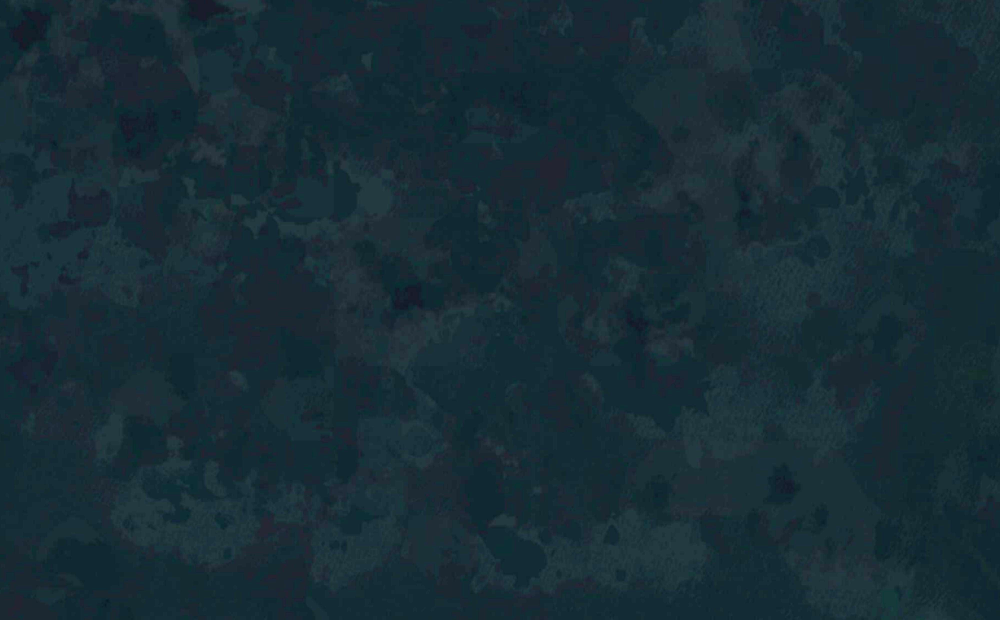
#> input picture antydron/assets/sat-baltica.jpg, 4000 x 2480 px (shown at 1/4 size)
$ python -i fetch_satellite.py   (imports and definitions only)
#> lines starting #> are read from the running program, lines starting #| are printed output that depends on the picture
#!/usr/bin/env python3
"""
Pobiera podkład satelitarny / ortofotomapę dla obiektów demo i zapisuje go tak,
żeby pokrywał się 1:1 z układem współrzędnych mapy (1000 × 620 jednostek, 1 j. = 10 m).

Źródła (w kolejności prób, wszystkie do użycia z podaniem źródła):
  1. GUGiK · ortofotomapa Polski (WMS)   – dane otwarte, najlepsza rozdzielczość dla obiektów lądowych
  2. Esri · World Imagery (REST export)  – podkład globalny, wymaga podania źródła
  3. EOX · Sentinel-2 cloudless (WMS)    – CC BY-SA 4.0, dobry dla obszarów morskich

Użycie:
    python3 tools/fetch_satellite.py              # oba obiekty
    python3 tools/fetch_satellite.py belchatow    # jeden obiekt
    python3 tools/fetch_satellite.py --source esri

Zapisuje: assets/sat-<obiekt>.jpg oraz assets/satellite.json (georeferencja + źródło).

UWAGA: wektorowy plan obiektu w js/data.js jest schematem. Po wstawieniu prawdziwego
zdjęcia trzeba przesunąć bryły, ogrodzenie i sensory tak, by leżały na rzeczywistych
obiektach ze zdjęcia – inaczej warstwa taktyczna nie będzie się zgadzać z podkładem.
Pozycje aktywów i sensorów są w js/data.js (sekcje `geo` i `sensors`).
"""
import json, math, os, sys, urllib.parse, urllib.request

ROOT = os.path.abspath(os.path.join(os.path.dirname(__file__), ".."))
ASSETS = os.path.join(ROOT, "assets")

# środek mapy każdego obiektu (WGS84) – punkt, w którym wypada środek kadru 1000 × 620 jednostek.
# Współrzędne przybliżone; do potwierdzenia z działem majątku / decyzją lokalizacyjną.
SITES = {
    "belchatow": dict(lat=51.2661, lon=19.3306, w=1000, h=620, m_per_unit=10,
                      note="PGE GiEK · Elektrownia Bełchatów (Rogowiec)"),
    "baltica":   dict(lat=55.0500, lon=17.3000, w=1000, h=620, m_per_unit=10,
                      note="PGE Baltica · obszar MFW Baltica 2 (ok. 37 km na N od Łeby)"),
}

PX_PER_UNIT = 4          # 4000 × 2480 px, czyli ok. 2,5 m na piksel
TIMEOUT = 90


# [51 lines left out: functions mercator_bbox, get, src_gugik, src_esri, src_eox, not called in this run]


def tone_fix(path):
    """Doprowadza podkład do zakresu czytelnego pod warstwą taktyczną.

    Zdjęcie otwartego morza (Sentinel-2) jest niemal czarne i ma minimalny rozrzut –
    zwykłe rozciąganie histogramu wzmocniłoby sam szum kompresji, więc takie sceny
    dostają ograniczone wzmocnienie i delikatne rozmycie. Sceny kontrastowe (ląd)
    dostają zwykły autokontrast.
    """
#> called with path = '../assets/sat-baltica.jpg'
    import numpy as np
    from PIL import Image, ImageFilter, ImageOps
    im = Image.open(path).convert("RGB")
#> im is the input picture: PIL image 4000x2480 RGB; mean R, G, B 24, 44.8, 53.7
    a = np.asarray(im).astype(np.float32)
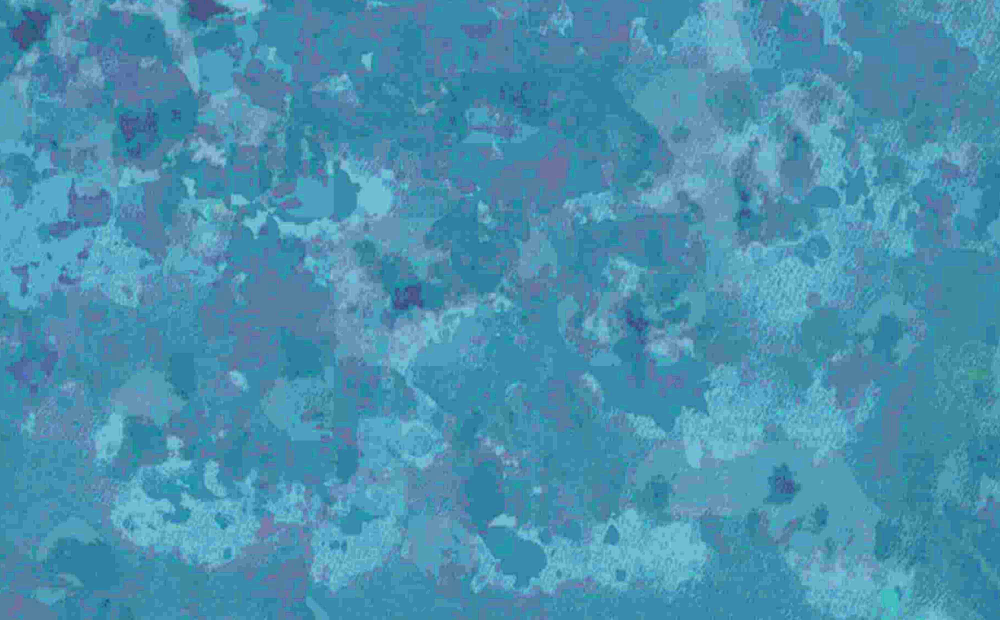
#> a: shape (2480, 4000, 3) float32 (shown at 1/4 size); mean R, G, B 23.7, 43.3, 57.7; drawn with min black and max white
    if a.max() == 255 and a.min() == 255:
        raise RuntimeError("serwer zwrócił pustą (białą) ramkę")
    if float(a.std()) < 14:                       # scena jednorodna: otwarte morze
        lo, hi = float(np.percentile(a, 1)), float(np.percentile(a, 99))
#> lo = 15; hi = 64
        gain = min(3.0, 60.0 / max(1.0, hi - lo))
#> gain = 1.22
        a = np.clip((a - lo) * gain + 16, 0, 255)
        im = Image.fromarray(a.astype("uint8")).filter(ImageFilter.GaussianBlur(0.8))
    else:
        im = ImageOps.autocontrast(im, cutoff=(0.4, 0.4))
    im.save(path, quality=84, optimize=True)
    return open(path, "rb").read()


ORDER = {"belchatow": ["gugik", "esri", "eox"], "baltica": ["eox", "esri", "gugik"]}
SRC = {"gugik": src_gugik, "esri": src_esri, "eox": src_eox}
TILE_MAX = 2000          # część serwerów WMS zwraca pustą ramkę przy większych żądaniach


# [67 lines left out: functions fetch_tiled, main, not called in this run]


# [2 lines not run here, left out]

>>> result = tone_fix('../assets/sat-baltica.jpg')
